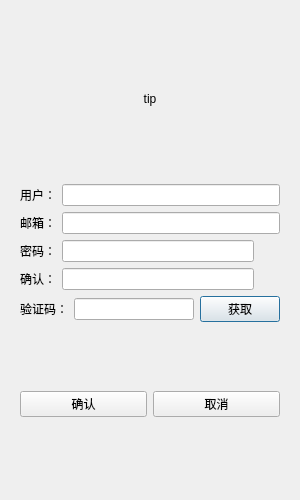
<?xml version="1.0" encoding="UTF-8"?>
<ui version="4.0">
 <class>RegisterDialog</class>
 <widget class="QDialog" name="RegisterDialog">
  <property name="geometry">
   <rect>
    <x>0</x>
    <y>0</y>
    <width>300</width>
    <height>500</height>
   </rect>
  </property>
  <property name="minimumSize">
   <size>
    <width>300</width>
    <height>500</height>
   </size>
  </property>
  <property name="maximumSize">
   <size>
    <width>300</width>
    <height>500</height>
   </size>
  </property>
  <property name="windowTitle">
   <string>Dialog</string>
  </property>
  <layout class="QVBoxLayout" name="verticalLayout_2">
   <item>
    <layout class="QVBoxLayout" name="verticalLayout">
     <item>
      <widget class="QStackedWidget" name="stackedWidget">
       <property name="currentIndex">
        <number>0</number>
       </property>
       <widget class="QWidget" name="page">
        <layout class="QVBoxLayout" name="verticalLayout_3">
         <item>
          <spacer name="verticalSpacer_4">
           <property name="orientation">
            <enum>Qt::Vertical</enum>
           </property>
           <property name="sizeHint" stdset="0">
            <size>
             <width>20</width>
             <height>40</height>
            </size>
           </property>
          </spacer>
         </item>
         <item>
          <widget class="QWidget" name="widget" native="true">
           <layout class="QHBoxLayout" name="horizontalLayout_2">
            <item>
             <widget class="QLabel" name="tip_label">
              <property name="text">
               <string>tip</string>
              </property>
              <property name="alignment">
               <set>Qt::AlignCenter</set>
              </property>
             </widget>
            </item>
           </layout>
          </widget>
         </item>
         <item>
          <spacer name="verticalSpacer">
           <property name="orientation">
            <enum>Qt::Vertical</enum>
           </property>
           <property name="sizeHint" stdset="0">
            <size>
             <width>20</width>
             <height>40</height>
            </size>
           </property>
          </spacer>
         </item>
         <item>
          <layout class="QHBoxLayout" name="horizontalLayout">
           <item>
            <widget class="QLabel" name="user_label">
             <property name="text">
              <string>用户：</string>
             </property>
            </widget>
           </item>
           <item>
            <widget class="QLineEdit" name="user_edit"/>
           </item>
          </layout>
         </item>
         <item>
          <layout class="QHBoxLayout" name="horizontalLayout_3">
           <item>
            <widget class="QLabel" name="email_label">
             <property name="text">
              <string>邮箱：</string>
             </property>
            </widget>
           </item>
           <item>
            <widget class="QLineEdit" name="email_edit"/>
           </item>
          </layout>
         </item>
         <item>
          <layout class="QHBoxLayout" name="horizontalLayout_4">
           <item>
            <widget class="QLabel" name="password_label">
             <property name="text">
              <string>密码：</string>
             </property>
            </widget>
           </item>
           <item>
            <widget class="QLineEdit" name="password_edit"/>
           </item>
           <item>
            <widget class="ClickedLabel" name="password_visible">
             <property name="minimumSize">
              <size>
               <width>20</width>
               <height>20</height>
              </size>
             </property>
             <property name="maximumSize">
              <size>
               <width>20</width>
               <height>20</height>
              </size>
             </property>
             <property name="text">
              <string/>
             </property>
            </widget>
           </item>
          </layout>
         </item>
         <item>
          <layout class="QHBoxLayout" name="horizontalLayout_5">
           <item>
            <widget class="QLabel" name="confirm_label">
             <property name="text">
              <string>确认：</string>
             </property>
            </widget>
           </item>
           <item>
            <widget class="QLineEdit" name="confirm_edit"/>
           </item>
           <item>
            <widget class="ClickedLabel" name="confirm_visible">
             <property name="minimumSize">
              <size>
               <width>20</width>
               <height>20</height>
              </size>
             </property>
             <property name="maximumSize">
              <size>
               <width>20</width>
               <height>20</height>
              </size>
             </property>
             <property name="text">
              <string/>
             </property>
            </widget>
           </item>
          </layout>
         </item>
         <item>
          <layout class="QHBoxLayout" name="horizontalLayout_6">
           <item>
            <widget class="QLabel" name="varify_label">
             <property name="text">
              <string>验证码：</string>
             </property>
            </widget>
           </item>
           <item>
            <widget class="QLineEdit" name="varify_edit"/>
           </item>
           <item>
            <widget class="TimerBtn" name="getCod_btn">
             <property name="text">
              <string>获取</string>
             </property>
            </widget>
           </item>
          </layout>
         </item>
         <item>
          <spacer name="verticalSpacer_3">
           <property name="orientation">
            <enum>Qt::Vertical</enum>
           </property>
           <property name="sizeHint" stdset="0">
            <size>
             <width>20</width>
             <height>40</height>
            </size>
           </property>
          </spacer>
         </item>
         <item>
          <layout class="QHBoxLayout" name="horizontalLayout_7">
           <item>
            <widget class="QPushButton" name="sure_btn">
             <property name="text">
              <string>确认</string>
             </property>
            </widget>
           </item>
           <item>
            <widget class="QPushButton" name="cancel_btn">
             <property name="text">
              <string>取消</string>
             </property>
            </widget>
           </item>
          </layout>
         </item>
         <item>
          <spacer name="verticalSpacer_2">
           <property name="orientation">
            <enum>Qt::Vertical</enum>
           </property>
           <property name="sizeHint" stdset="0">
            <size>
             <width>20</width>
             <height>40</height>
            </size>
           </property>
          </spacer>
         </item>
        </layout>
       </widget>
       <widget class="QWidget" name="page_2">
        <layout class="QVBoxLayout" name="verticalLayout_4">
         <item>
          <spacer name="verticalSpacer_7">
           <property name="orientation">
            <enum>Qt::Vertical</enum>
           </property>
           <property name="sizeHint" stdset="0">
            <size>
             <width>20</width>
             <height>40</height>
            </size>
           </property>
          </spacer>
         </item>
         <item>
          <widget class="QLabel" name="tip_lab">
           <property name="text">
            <string>注册成功, 5s后返回登陆界面</string>
           </property>
           <property name="alignment">
            <set>Qt::AlignCenter</set>
           </property>
          </widget>
         </item>
         <item>
          <widget class="QLabel" name="tip2_lab">
           <property name="text">
            <string>点击返回按钮, 立即返回</string>
           </property>
           <property name="alignment">
            <set>Qt::AlignCenter</set>
           </property>
          </widget>
         </item>
         <item>
          <spacer name="verticalSpacer_5">
           <property name="orientation">
            <enum>Qt::Vertical</enum>
           </property>
           <property name="sizeHint" stdset="0">
            <size>
             <width>20</width>
             <height>40</height>
            </size>
           </property>
          </spacer>
         </item>
         <item>
          <widget class="QWidget" name="widget_2" native="true">
           <layout class="QHBoxLayout" name="horizontalLayout_8">
            <item>
             <spacer name="horizontalSpacer">
              <property name="orientation">
               <enum>Qt::Horizontal</enum>
              </property>
              <property name="sizeHint" stdset="0">
               <size>
                <width>40</width>
                <height>20</height>
               </size>
              </property>
             </spacer>
            </item>
            <item>
             <widget class="QPushButton" name="return_btn">
              <property name="minimumSize">
               <size>
                <width>0</width>
                <height>25</height>
               </size>
              </property>
              <property name="maximumSize">
               <size>
                <width>16777215</width>
                <height>25</height>
               </size>
              </property>
              <property name="text">
               <string>返回登陆</string>
              </property>
             </widget>
            </item>
            <item>
             <spacer name="horizontalSpacer_2">
              <property name="orientation">
               <enum>Qt::Horizontal</enum>
              </property>
              <property name="sizeHint" stdset="0">
               <size>
                <width>40</width>
                <height>20</height>
               </size>
              </property>
             </spacer>
            </item>
           </layout>
          </widget>
         </item>
         <item>
          <spacer name="verticalSpacer_6">
           <property name="orientation">
            <enum>Qt::Vertical</enum>
           </property>
           <property name="sizeHint" stdset="0">
            <size>
             <width>20</width>
             <height>40</height>
            </size>
           </property>
          </spacer>
         </item>
        </layout>
       </widget>
      </widget>
     </item>
    </layout>
   </item>
  </layout>
 </widget>
 <customwidgets>
  <customwidget>
   <class>ClickedLabel</class>
   <extends>QLabel</extends>
   <header>clickedlabel.h</header>
  </customwidget>
  <customwidget>
   <class>TimerBtn</class>
   <extends>QPushButton</extends>
   <header>timerbtn.h</header>
  </customwidget>
 </customwidgets>
 <resources/>
 <connections/>
</ui>
